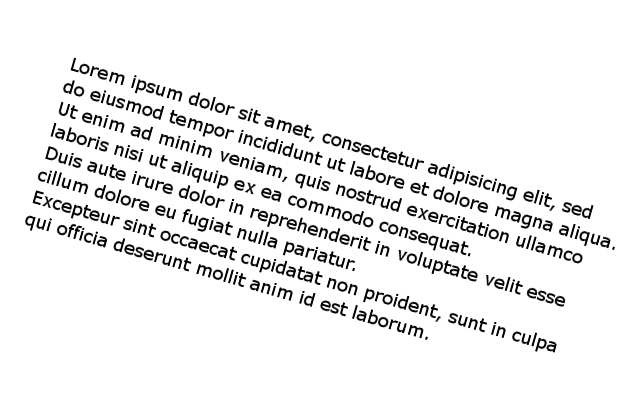
#> input picture imgs/crooked2.jpg, 640 x 400 px
$ jupyter execute Rotate-Crooked-boxPoints.ipynb
#> lines starting #> are read from the running program, lines starting #| are printed output that depends on the picture; after the words box and inside, x2 and y2 are one past the last pixel; in counts of white or black regions, pixels touching at a corner belong together
**Problem Statement:** Rotate a crooked image for OCR?

Inspired by: https://www.pyimagesearch.com/2017/02/20/text-skew-correction-opencv-python/

[cell 1]
import cv2
import matplotlib.pyplot as plt
import numpy as np
import imutils

[cell 2]
def plot_image(img, width=None, height=None, title=None):
    if width and height:
        plt.figure(figsize=(width, height))
    if title:
        plt.title(title)
    if len(img.shape) == 3:
        plt.imshow(img)
    else:
        plt.imshow(img, cmap='gray')

** Load crooked image in greyscale **

* Reminder: Black=0, White=255

[cell 3]
# load in grayscale image
img = cv2.imread('imgs/crooked2.jpg', 0) # 0 - Greyscale   1 - Colorscale
#> img is the input picture: shape (400, 640); min 0, max 255, mean 237.7
plot_image(img, 8, 8, title="Base Crooked Image")

## Process

#### Walking through the steps a human would take

1) Determine a line or block of text.

2) Imagine a line which is parallel to the text

3) Rotate the difference between 0 and the text line.

[cell 4]
# Inverse the B/W properties for light forground
inverted_img = cv2.bitwise_not(img)
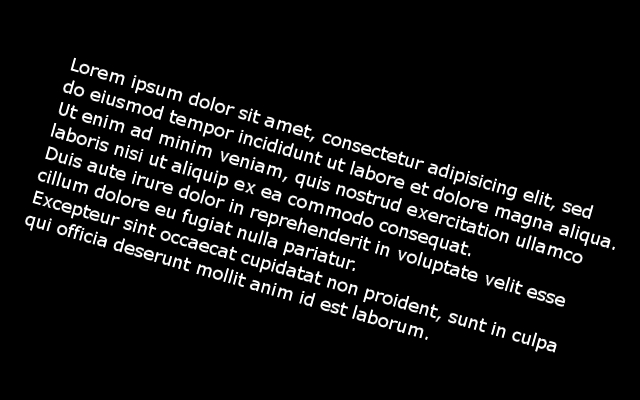
#> inverted_img: shape (400, 640); min 0, max 255, mean 17.3
plot_image(inverted_img, 6, 6)

### Threshold options
* THRESH_BINARY - pixel = max_val if pixel > threshold_val else 0
* THRESH_BINARY_INV - pixel = 0 if pixel > threshold_val else max_val
* THRESH_BINARY | THRESH_OTSU - A way of computing the optimal Threshold Value

[cell 5]
# Threshold the image (must be done on greyscale)
threshold_val = 0
max_val = 255
T, threshold = cv2.threshold(inverted_img, threshold_val, max_val, cv2.THRESH_BINARY | cv2.THRESH_OTSU)
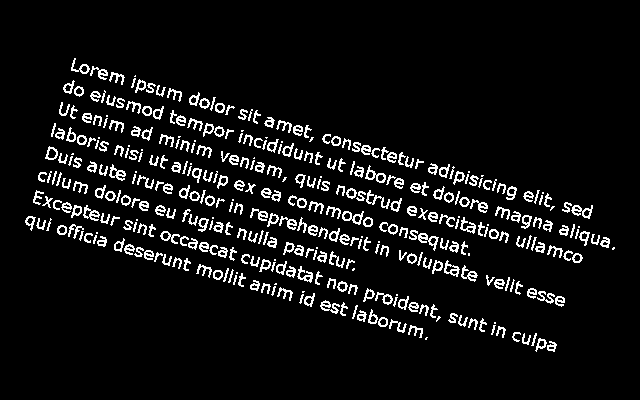
#> threshold: shape (400, 640); 7.2% white in thin lines or dots, all inside (x1, y1, x2, y2) = (25, 58, 615, 352)
#> T = 108

plot_image(threshold, 6, 6)

### Create list of points in which are Text (White)

[cell 6]
coords = np.column_stack(np.where(threshold > 0))
#> coords = 18538 pairs, first value 58 to 351, second value 25 to 614
# np.where (indexes in the np.array where the condition is met)
# np.column_stack (Turn 2x1D arrays into 2D array)

### Find the bounding box and offset angle

[cell 7]
rect = cv2.minAreaRect(coords) # Returns ((x, y), (width, height), angle [-90, 0) )
#> rect = ((218.9, 323.7), (177.5, 575.1), -15.46)
angle = rect[-1]
#> angle = -15.46

### Manipulate the (x,y), (w,h) into corners

[cell 8]
# Returns the coordinates of the box from (x,y), (w,h)
box = cv2.boxPoints(rect)
#> box = [[210, 624.5], [56.64, 70.19], [227.7, 22.86], [381.1, 577.2]]
# Pixel locations must be integers
box_d = np.int0(box)
#> box_d = [[209, 624], [56, 70], [227, 22], [381, 577]]
# Flip the X & Y coords for the verticies
box_d = np.flip(box_d, 1)
#> box_d = [[624, 209], [70, 56], [22, 227], [577, 381]]

# Draw box
cv2.drawContours(threshold, [box_d], 0, 255, 3)
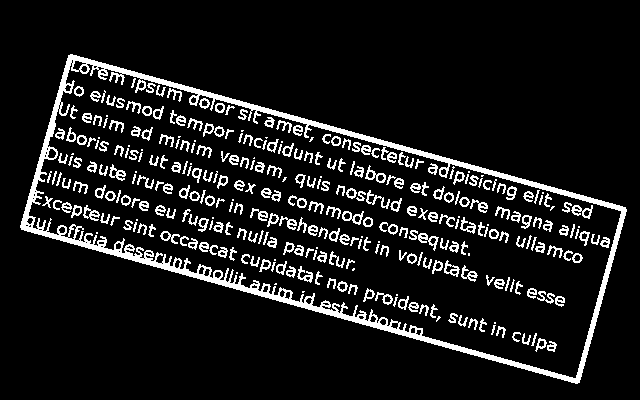
#> threshold: shape (400, 640); 10.2% white; 331 white regions (40 under 20 px), largest, box (x1, y1, x2, y2) and area: (20, 54, 627, 384) 10490, (571, 205, 593, 219) 133, (418, 233, 439, 251) 133
plot_image(threshold)

[cell 9]
(h, w) = img.shape[:2]
#> h = 400; w = 640
center = (w // 2, h // 2)
#> center = (320, 200)
# Reverse the rotation of the text
angle = -angle
#> angle = 15.46
M = cv2.getRotationMatrix2D(center, angle, 1.0)
#> M = [[0.964, 0.267, -41.74], [-0.267, 0.964, 92.56]]
rotated = cv2.warpAffine(img, M, (w, h),
    flags=cv2.INTER_CUBIC, borderMode=cv2.BORDER_REPLICATE)
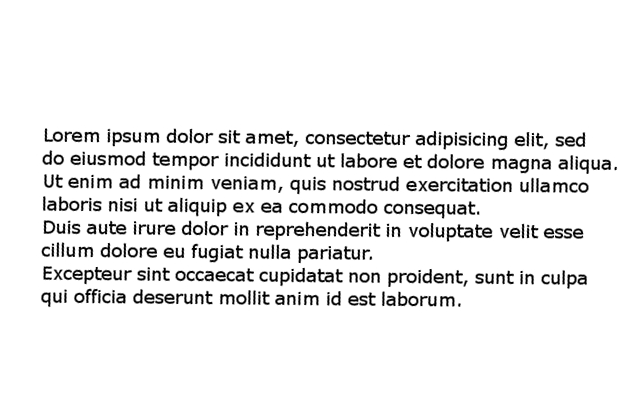
#> rotated: shape (400, 640); min 0, max 255, mean 237.5
